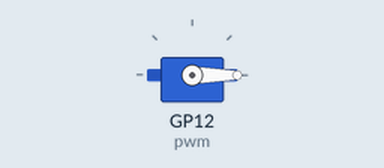
This program was run on a simulated Raspberry Pi Pico running CircuitPython. Parts: servo.

Above: at 0.05 s.
At 0.9 s:
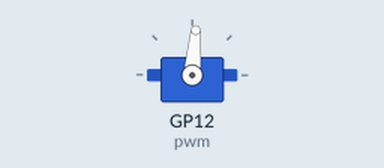
At 1.75 s:
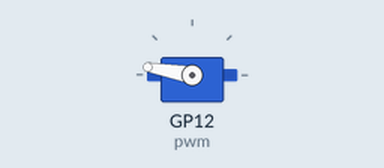
At 3.45 s:
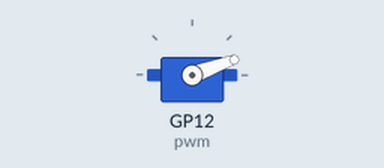
Timing chart, 0 to 8.3 s (numbered marks = the images above):
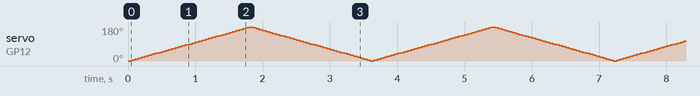

The program:

code.py
```python
# Created by Clara T

# Created on Mar 2025

# Turns a servo

import time
import board
import pwmio
from adafruit_motor import servo

# create a PWMOut object on Pin A2.
pwm = pwmio.PWMOut(board.GP12, duty_cycle=2 ** 15, frequency=50)

# Create a servo object, my_servo.
my_servo = servo.Servo(pwm)

while True:
    for angle in range(0, 180, 5):  # 0 - 180 degrees, 5 degrees at a time.
        my_servo.angle = angle
        time.sleep(0.05)
    for angle in range(180, 0, -5): # 180 - 0 degrees, 5 degrees at a time.
        my_servo.angle = angle
        time.sleep(0.05)
```
